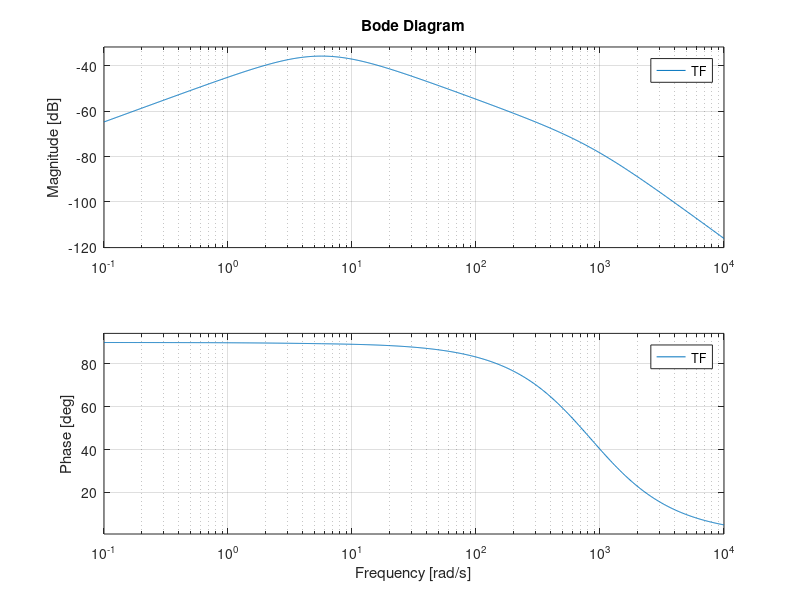

MATLAB code for this plot:
%% SS system in numeric form

A = [0                  1                0              0;
     0                  -0.7737853734e3 -0.6573516819e1 0.1624949284e2;
     0                  0                0              1;
     0                  0.3313238430e4   0.6307193805e2 -0.6957800702e2;];
 
B = [0              0;
     0.3659795684e2 0.1456681540e3;
     0              0;
    -0.1567072230e3 -0.4874973668e3;];

C_sim = eye(4);

D_sim = zeros(4,2);

s1 = tf('s');

TF = (-0.1567072230e3 * s1 / (s1 + 0.843400171542131261e3) / (s1 + 0.564222967725124569e1) / (s1 - 0.567902075180506838e1));
K_p = -200;
K_i = -500;
K_d = -0.0868;

bode(TF)
C_s = pid(K_p, K_i, K_d);
closed_loop_tf = (C_s*TF)/(1 + C_s*TF);
cg_corr = (0.7361478508e4 * s1 + 0.4124314719e5 + 0.8618897265e1 * s1 ^ 2) / (s1 + 0.843348184496169097e3) / (s1 + 0.565014434198424365e1) / (s1 + 0.298394886184661479e1);
